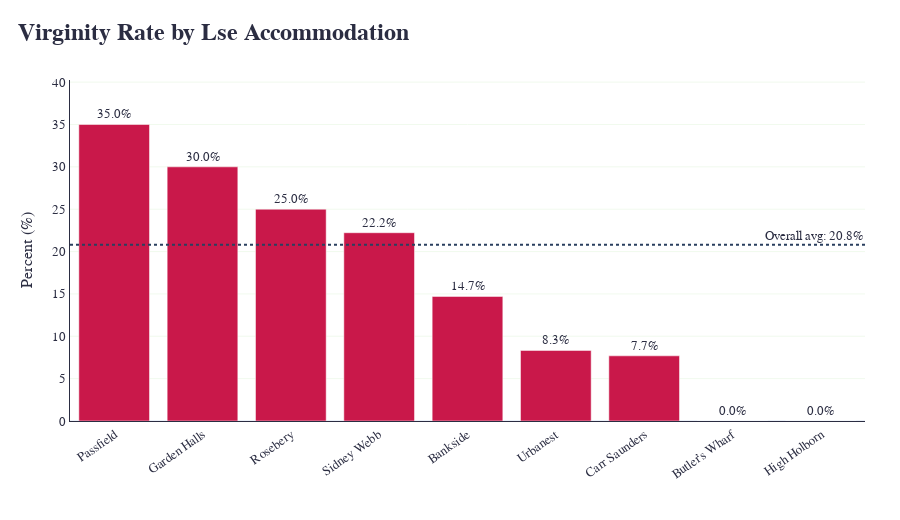
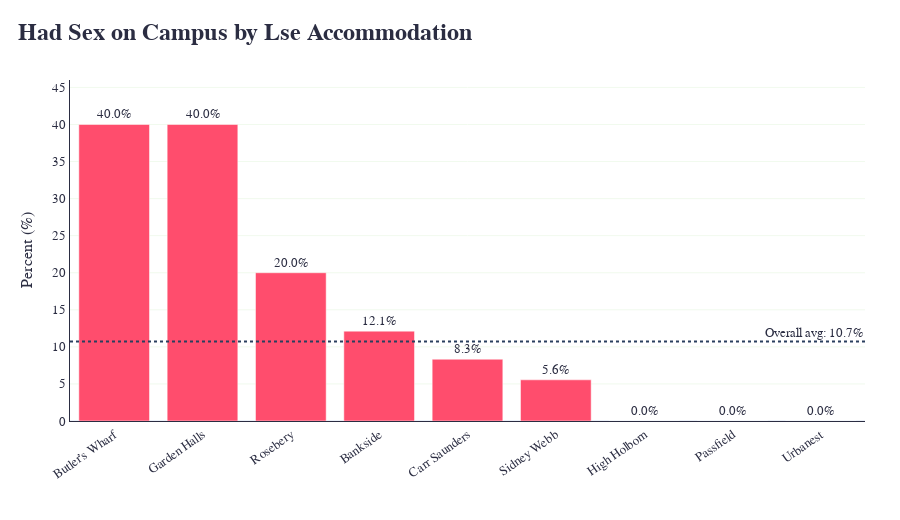
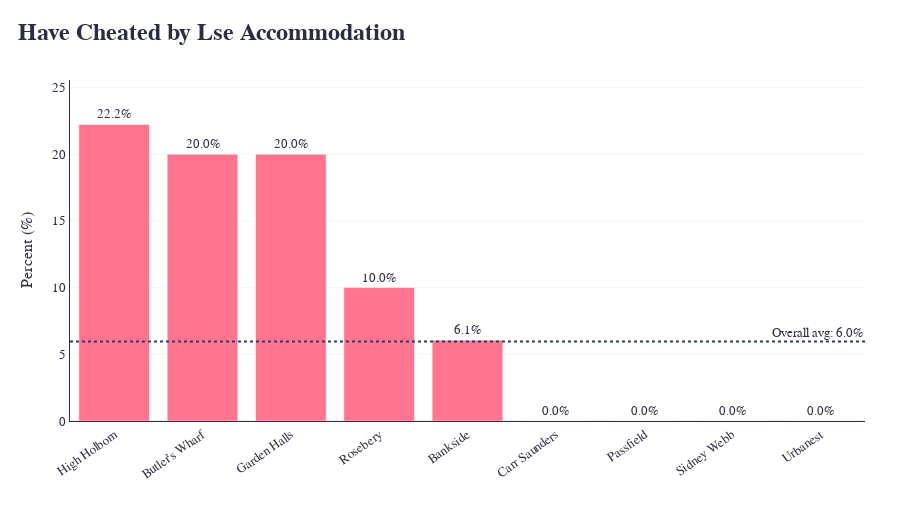
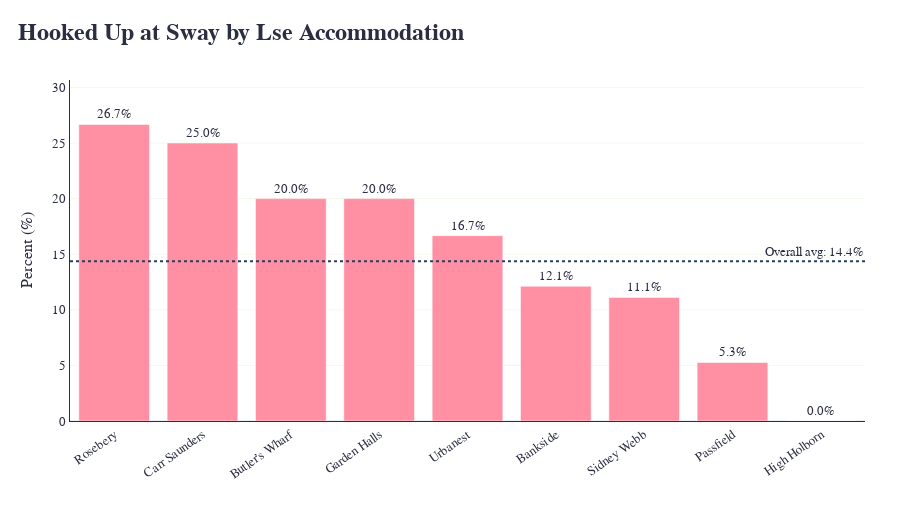

Notebook code cell kept with these figures, in order:
### Markdown cell above
## Create Bar Charts

### Code cell
def create_bar_charts(df):
    d = standardize_groups(df)
    color_idx = [0]
    
    def yesno_bar(group_col, var, title):
        sub = d.dropna(subset=[group_col, var]).copy()

        if group_col == 'sexuality':
            sub = sub[sub['sexuality'].isin(['Straight', 'Gay', 'Bisexual'])]

        sizes = sub[group_col].value_counts()
        keep = sizes[sizes >= ANALYSIS_PARAMS['min_group_size']].index
        sub = sub[sub[group_col].isin(keep)]

        if sub.empty:
            return

        rates = (
            sub.groupby(group_col)[var]
            .apply(lambda x: (x == 'Yes').mean() * 100)
            .reset_index(name='pct')
            .sort_values('pct', ascending=False)
            .head(ANALYSIS_PARAMS['max_groups_display'])
        )

        overall_avg = (sub[var] == 'Yes').mean() * 100
        fig = px.bar(
            rates,
            x=group_col,
            y='pct',
            category_orders={group_col: rates[group_col].tolist()}
        )

        fig.update_traces(
            marker_color=QUALITATIVE_PALETTE[color_idx[0] % len(QUALITATIVE_PALETTE)],
            text=rates['pct'].round(1).astype(str) + '%',
            textposition='outside'
        )
        color_idx[0] += 1

        # add dotted average line
        fig.add_hline(
            y=overall_avg,
            line_dash='dot',
            line_width=2,
            annotation_text=f'Overall avg: {overall_avg:.1f}%',
            annotation_position='top right'
        )

        y_max = max(rates['pct'].max(), overall_avg) * 1.15
        fig.update_yaxes(title_text='Percent (%)', range=[0, max(5, y_max)])
        fig.update_xaxes(title_text='', tickangle=-35 if group_col not in ['gender', 'sexuality'] else 0)

        fig = apply_theme(fig, title, height=520)
        save_plotly(fig, f'{var}_by_{group_col}', OUTPUT_CONFIG['bar_charts'])
        fig.show()

    
    vars_to_plot = [
        ('is_virgin', 'Virginity Rate'),
        ('had_sex_on_campus', 'Had Sex on Campus'),
        ('has_cheated', 'Have Cheated'),
        ('hooked_up_with_sway', 'Hooked Up at Sway')
    ]
    
    for group_col in ['lse_accommodation', 'department', 'gender', 'sexuality']:
        if group_col in d.columns:
            for var, label in vars_to_plot:
                if var in d.columns:
                    yesno_bar(group_col, var, f'{label} by {group_col.replace("_", " ").title()}')

create_bar_charts(survey)

### Figure 1 — Plotly figure (JSON) as saved in the notebook; plotly's stock layout.template omitted (floating-point values rounded to 4 significant figures)
{"data": [{"hovertemplate": "lse_accommodation=%{x}<br>pct=%{y}<extra></extra>", "legendgroup": "", "marker": {"color": "#C9184A", "pattern": {"shape": ""}}, "name": "", "orientation": "v", "showlegend": false, "text": ["35.0%", "30.0%", "25.0%", "22.2%", "14.7%", "8.3%", "7.7%", "0.0%", "0.0%"], "textposition": "outside", "type": "bar", "x": ["Passfield", "Garden Halls", "Rosebery", "Sidney Webb", "Bankside", "Urbanest", "Carr Saunders", "Butler’s Wharf", "High Holborn"], "xaxis": "x", "y": [35.0, 30.0, 25.0, 22.22, 14.71, 8.333, 7.692, 0.0, 0.0], "yaxis": "y"}], "layout": {"annotations": [{"showarrow": false, "text": "Overall avg: 20.8%", "x": 1, "xanchor": "right", "xref": "x domain", "y": 20.81, "yanchor": "bottom", "yref": "y"}], "barmode": "relative", "font": {"color": "#2B2D42", "family": "Georgia, Times New Roman, serif", "size": 13}, "height": 520, "legend": {"tracegroupgap": 0}, "margin": {"b": 75, "l": 70, "r": 35, "t": 80}, "shapes": [{"line": {"dash": "dot", "width": 2}, "type": "line", "x0": 0, "x1": 1, "xref": "x domain", "y0": 20.81, "y1": 20.81, "yref": "y"}], "showlegend": false, "title": {"text": "<span style='font-size:24px; font-weight:700; color:#2B2D42'>Virginity Rate by Lse Accommodation</span>", "x": 0.02, "xanchor": "left"}, "xaxis": {"anchor": "y", "categoryarray": ["Passfield", "Garden Halls", "Rosebery", "Sidney Webb", "Bankside", "Urbanest", "Carr Saunders", "Butler’s Wharf", "High Holborn"], "categoryorder": "array", "domain": [0, 1], "linecolor": "#2B2D42", "showgrid": false, "tickangle": -35, "title": {"text": ""}}, "yaxis": {"anchor": "x", "domain": [0, 1], "gridcolor": "#F1FAEE", "linecolor": "#2B2D42", "range": [0, 40.25], "showgrid": true, "title": {"text": "Percent (%)"}}}}

### Figure 2 — Plotly figure (JSON) as saved in the notebook; plotly's stock layout.template omitted (floating-point values rounded to 4 significant figures)
{"data": [{"hovertemplate": "lse_accommodation=%{x}<br>pct=%{y}<extra></extra>", "legendgroup": "", "marker": {"color": "#FF4D6D", "pattern": {"shape": ""}}, "name": "", "orientation": "v", "showlegend": false, "text": ["40.0%", "40.0%", "20.0%", "12.1%", "8.3%", "5.6%", "0.0%", "0.0%", "0.0%"], "textposition": "outside", "type": "bar", "x": ["Butler’s Wharf", "Garden Halls", "Rosebery", "Bankside", "Carr Saunders", "Sidney Webb", "High Holborn", "Passfield", "Urbanest"], "xaxis": "x", "y": [40.0, 40.0, 20.0, 12.12, 8.333, 5.556, 0.0, 0.0, 0.0], "yaxis": "y"}], "layout": {"annotations": [{"showarrow": false, "text": "Overall avg: 10.7%", "x": 1, "xanchor": "right", "xref": "x domain", "y": 10.71, "yanchor": "bottom", "yref": "y"}], "barmode": "relative", "font": {"color": "#2B2D42", "family": "Georgia, Times New Roman, serif", "size": 13}, "height": 520, "legend": {"tracegroupgap": 0}, "margin": {"b": 75, "l": 70, "r": 35, "t": 80}, "shapes": [{"line": {"dash": "dot", "width": 2}, "type": "line", "x0": 0, "x1": 1, "xref": "x domain", "y0": 10.71, "y1": 10.71, "yref": "y"}], "showlegend": false, "title": {"text": "<span style='font-size:24px; font-weight:700; color:#2B2D42'>Had Sex on Campus by Lse Accommodation</span>", "x": 0.02, "xanchor": "left"}, "xaxis": {"anchor": "y", "categoryarray": ["Butler’s Wharf", "Garden Halls", "Rosebery", "Bankside", "Carr Saunders", "Sidney Webb", "High Holborn", "Passfield", "Urbanest"], "categoryorder": "array", "domain": [0, 1], "linecolor": "#2B2D42", "showgrid": false, "tickangle": -35, "title": {"text": ""}}, "yaxis": {"anchor": "x", "domain": [0, 1], "gridcolor": "#F1FAEE", "linecolor": "#2B2D42", "range": [0, 46], "showgrid": true, "title": {"text": "Percent (%)"}}}}

### Figure 3 — Plotly figure (JSON) as saved in the notebook; plotly's stock layout.template omitted (floating-point values rounded to 4 significant figures)
{"data": [{"hovertemplate": "lse_accommodation=%{x}<br>pct=%{y}<extra></extra>", "legendgroup": "", "marker": {"color": "#FF758F", "pattern": {"shape": ""}}, "name": "", "orientation": "v", "showlegend": false, "text": ["22.2%", "20.0%", "20.0%", "10.0%", "6.1%", "0.0%", "0.0%", "0.0%", "0.0%"], "textposition": "outside", "type": "bar", "x": ["High Holborn", "Butler’s Wharf", "Garden Halls", "Rosebery", "Bankside", "Carr Saunders", "Passfield", "Sidney Webb", "Urbanest"], "xaxis": "x", "y": [22.22, 20.0, 20.0, 10.0, 6.061, 0.0, 0.0, 0.0, 0.0], "yaxis": "y"}], "layout": {"annotations": [{"showarrow": false, "text": "Overall avg: 6.0%", "x": 1, "xanchor": "right", "xref": "x domain", "y": 5.952, "yanchor": "bottom", "yref": "y"}], "barmode": "relative", "font": {"color": "#2B2D42", "family": "Georgia, Times New Roman, serif", "size": 13}, "height": 520, "legend": {"tracegroupgap": 0}, "margin": {"b": 75, "l": 70, "r": 35, "t": 80}, "shapes": [{"line": {"dash": "dot", "width": 2}, "type": "line", "x0": 0, "x1": 1, "xref": "x domain", "y0": 5.952, "y1": 5.952, "yref": "y"}], "showlegend": false, "title": {"text": "<span style='font-size:24px; font-weight:700; color:#2B2D42'>Have Cheated by Lse Accommodation</span>", "x": 0.02, "xanchor": "left"}, "xaxis": {"anchor": "y", "categoryarray": ["High Holborn", "Butler’s Wharf", "Garden Halls", "Rosebery", "Bankside", "Carr Saunders", "Passfield", "Sidney Webb", "Urbanest"], "categoryorder": "array", "domain": [0, 1], "linecolor": "#2B2D42", "showgrid": false, "tickangle": -35, "title": {"text": ""}}, "yaxis": {"anchor": "x", "domain": [0, 1], "gridcolor": "#F1FAEE", "linecolor": "#2B2D42", "range": [0, 25.56], "showgrid": true, "title": {"text": "Percent (%)"}}}}

### Figure 4 — Plotly figure (JSON) as saved in the notebook; plotly's stock layout.template omitted (floating-point values rounded to 4 significant figures)
{"data": [{"hovertemplate": "lse_accommodation=%{x}<br>pct=%{y}<extra></extra>", "legendgroup": "", "marker": {"color": "#FF8FA3", "pattern": {"shape": ""}}, "name": "", "orientation": "v", "showlegend": false, "text": ["26.7%", "25.0%", "20.0%", "20.0%", "16.7%", "12.1%", "11.1%", "5.3%", "0.0%"], "textposition": "outside", "type": "bar", "x": ["Rosebery", "Carr Saunders", "Butler’s Wharf", "Garden Halls", "Urbanest", "Bankside", "Sidney Webb", "Passfield", "High Holborn"], "xaxis": "x", "y": [26.67, 25.0, 20.0, 20.0, 16.67, 12.12, 11.11, 5.263, 0.0], "yaxis": "y"}], "layout": {"annotations": [{"showarrow": false, "text": "Overall avg: 14.4%", "x": 1, "xanchor": "right", "xref": "x domain", "y": 14.37, "yanchor": "bottom", "yref": "y"}], "barmode": "relative", "font": {"color": "#2B2D42", "family": "Georgia, Times New Roman, serif", "size": 13}, "height": 520, "legend": {"tracegroupgap": 0}, "margin": {"b": 75, "l": 70, "r": 35, "t": 80}, "shapes": [{"line": {"dash": "dot", "width": 2}, "type": "line", "x0": 0, "x1": 1, "xref": "x domain", "y0": 14.37, "y1": 14.37, "yref": "y"}], "showlegend": false, "title": {"text": "<span style='font-size:24px; font-weight:700; color:#2B2D42'>Hooked Up at Sway by Lse Accommodation</span>", "x": 0.02, "xanchor": "left"}, "xaxis": {"anchor": "y", "categoryarray": ["Rosebery", "Carr Saunders", "Butler’s Wharf", "Garden Halls", "Urbanest", "Bankside", "Sidney Webb", "Passfield", "High Holborn"], "categoryorder": "array", "domain": [0, 1], "linecolor": "#2B2D42", "showgrid": false, "tickangle": -35, "title": {"text": ""}}, "yaxis": {"anchor": "x", "domain": [0, 1], "gridcolor": "#F1FAEE", "linecolor": "#2B2D42", "range": [0, 30.67], "showgrid": true, "title": {"text": "Percent (%)"}}}}
